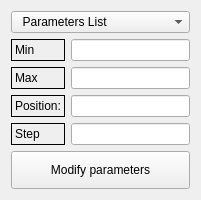
<?xml version="1.0" encoding="UTF-8"?>
<ui version="4.0">
 <class>SlidersForm</class>
 <widget class="QWidget" name="SlidersForm">
  <property name="geometry">
   <rect>
    <x>0</x>
    <y>0</y>
    <width>201</width>
    <height>200</height>
   </rect>
  </property>
  <property name="windowTitle">
   <string>Form</string>
  </property>
  <layout class="QGridLayout" name="gridLayout">
   <item row="0" column="0" colspan="2">
    <widget class="QComboBox" name="ParametersComboBox">
     <item>
      <property name="text">
       <string>  Parameters List</string>
      </property>
     </item>
    </widget>
   </item>
   <item row="1" column="0">
    <widget class="QLabel" name="MinLabel">
     <property name="frameShape">
      <enum>QFrame::Box</enum>
     </property>
     <property name="text">
      <string>Min</string>
     </property>
    </widget>
   </item>
   <item row="1" column="1">
    <widget class="QLineEdit" name="MinEdit"/>
   </item>
   <item row="2" column="0">
    <widget class="QLabel" name="MaxLabel">
     <property name="frameShape">
      <enum>QFrame::Box</enum>
     </property>
     <property name="text">
      <string>Max</string>
     </property>
    </widget>
   </item>
   <item row="2" column="1">
    <widget class="QLineEdit" name="MaxEdit"/>
   </item>
   <item row="3" column="0">
    <widget class="QLabel" name="PosLabel">
     <property name="frameShape">
      <enum>QFrame::Box</enum>
     </property>
     <property name="text">
      <string>Position:</string>
     </property>
    </widget>
   </item>
   <item row="3" column="1">
    <widget class="QLineEdit" name="PosEdit"/>
   </item>
   <item row="4" column="0">
    <widget class="QLabel" name="StepLabel">
     <property name="frameShape">
      <enum>QFrame::Box</enum>
     </property>
     <property name="text">
      <string>Step</string>
     </property>
    </widget>
   </item>
   <item row="4" column="1">
    <widget class="QLineEdit" name="StepEdit"/>
   </item>
   <item row="5" column="0" colspan="2">
    <widget class="QPushButton" name="SaveButton">
     <property name="sizePolicy">
      <sizepolicy hsizetype="Minimum" vsizetype="Preferred">
       <horstretch>0</horstretch>
       <verstretch>0</verstretch>
      </sizepolicy>
     </property>
     <property name="maximumSize">
      <size>
       <width>16777215</width>
       <height>40</height>
      </size>
     </property>
     <property name="text">
      <string>Modify parameters</string>
     </property>
    </widget>
   </item>
  </layout>
 </widget>
 <resources/>
 <connections/>
</ui>
